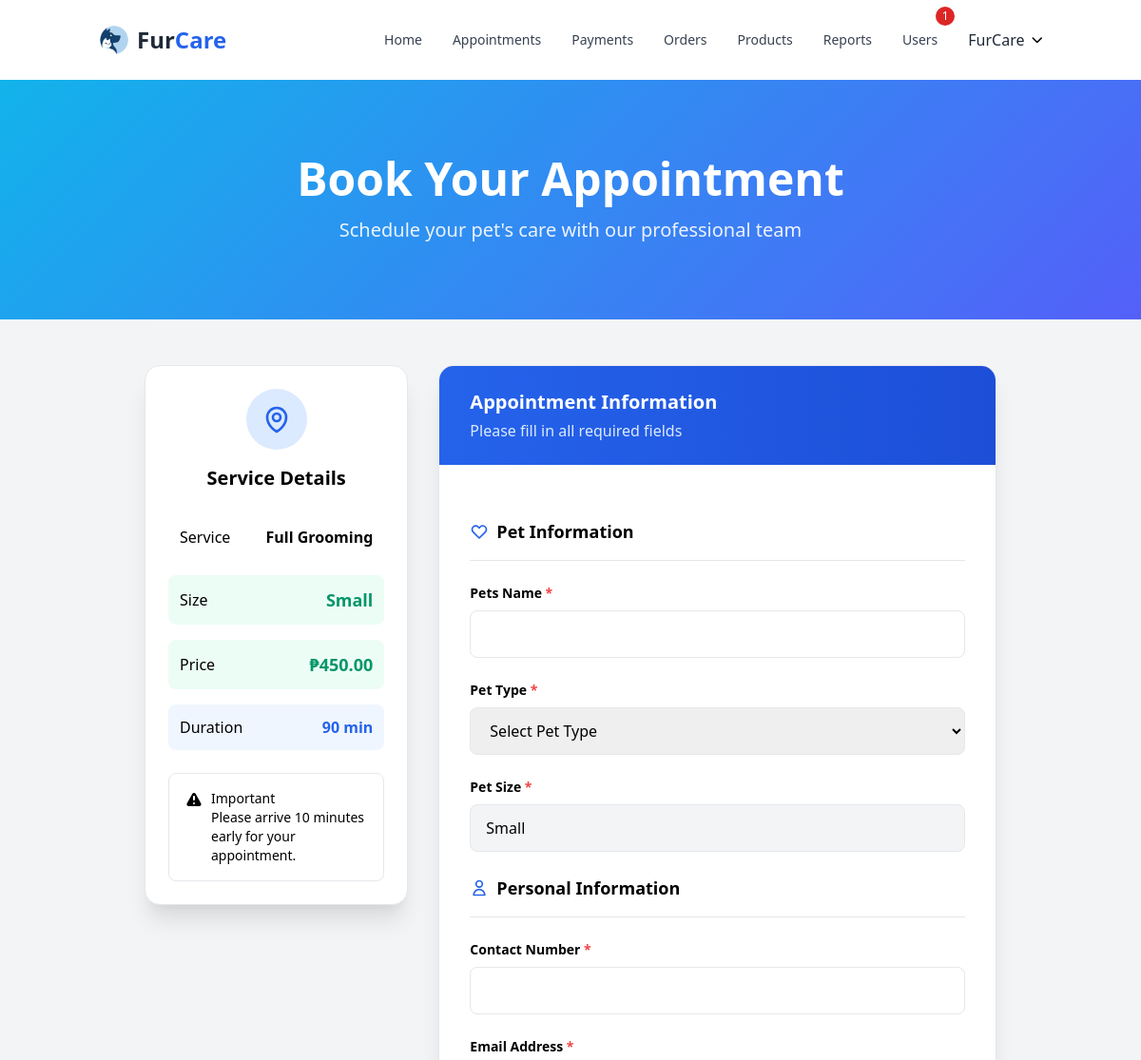
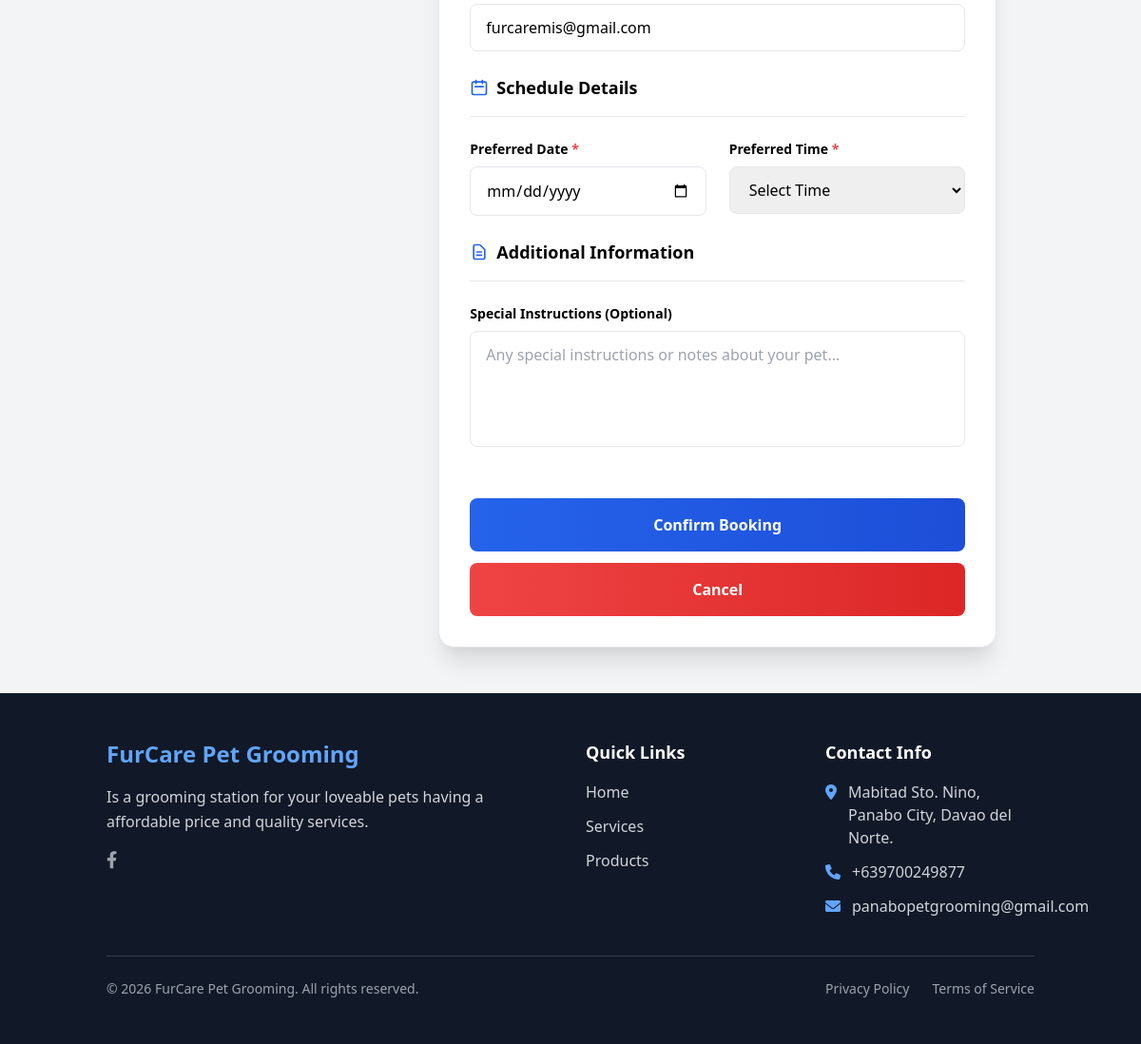
Screenshot of /public/book-appointment.php?service_id=1 (signed in) with the database file from the repository (2 pictures, top to bottom).
### tables this page shows
CREATE TABLE `users` (
  `id` int(11) NOT NULL,
  `first_name` varchar(50) NOT NULL,
  `last_name` varchar(50) NOT NULL,
  `email` varchar(100) NOT NULL,
  `password` varchar(255) NOT NULL,
  `phone` varchar(20) DEFAULT NULL,
  `address` text DEFAULT NULL,
  `is_admin` tinyint(1) DEFAULT 0,
  `is_verified` tinyint(1) DEFAULT 0,
  `is_approved` tinyint(1) NOT NULL DEFAULT 0,
  `verification_code` varchar(100) DEFAULT NULL,
  `reset_token` varchar(100) DEFAULT NULL,
  `reset_token_expires` datetime DEFAULT NULL,
  `created_at` timestamp NOT NULL DEFAULT current_timestamp(),
  `updated_at` timestamp NOT NULL DEFAULT current_timestamp() ON UPDATE current_timestamp(),
  `remember_token` varchar(100) DEFAULT NULL,
  `remember_token_expires` datetime DEFAULT NULL
);

CREATE TABLE `services` (
  `id` int(11) NOT NULL,
  `name` varchar(100) NOT NULL,
  `size` varchar(20) DEFAULT NULL,
  `description` text DEFAULT NULL,
  `price` decimal(10,2) NOT NULL,
  `duration` int(11) NOT NULL COMMENT 'Duration in minutes',
  `created_at` timestamp NOT NULL DEFAULT current_timestamp(),
  `updated_at` timestamp NOT NULL DEFAULT current_timestamp() ON UPDATE current_timestamp()
);

### public/book-appointment.php (the view, shortened to what the rows shown need)
<?php
if (!isset($_GET['service_id']) || !$service = getServiceById($_GET['service_id'])) {
    header('Location: services.php');
    exit();
}
$allServices = getAllServices();
$user = getUser();
?>
<?php require_once '../includes/header.php'; ?>
<div style="background: linear-gradient(135deg, #12B3EB 0%, #5460F9 100%);" class="py-16">
    <div class="container mx-auto px-4 text-center">
        <div class="max-w-6xl py-4 mx-auto">
            <h1 class="text-5xl font-bold text-white mb-4">Book Your Appointment</h1>
        </div>
    </div>
</div>
<div class="min-h-screen bg-gradient-to-br from-slate-50 to-blue-50 py-12">
    <div class="container mx-auto px-4">
        <div class="max-w-4xl mx-auto">
            <div class="grid lg:grid-cols-3 gap-8">
                <div class="lg:col-span-1">
                    <div class="bg-white rounded-2xl shadow-xl p-6 border border-slate-200 sticky top-8">
                        <div class="text-center mb-6">
                            <h2 class="text-xl font-bold text-slate-800 mb-2">Service Details</h2>
                        </div>
                        <div class="space-y-4">
                            <div class="flex items-center justify-between p-3 bg-slate-50 rounded-lg">
                                <span class="text-slate-600 font-medium">Service</span>
                                <span class="text-slate-800 font-semibold"><?php echo $service['name']; ?></span>
                            </div>
                            <div class="flex items-center justify-between p-3 bg-green-50 rounded-lg">
                                <span class="text-slate-600 font-medium">Size</span>
                                <span class="text-green-600 font-bold text-lg"><?php echo $service['size']; ?></span>
                            </div>
                            <div class="flex items-center justify-between p-3 bg-green-50 rounded-lg">
                                <span class="text-slate-600 font-medium">Price</span>
                                <span
                                    class="text-green-600 font-bold text-lg">₱<?php echo number_format($service['price'], 2); ?></span>
                            </div>
                            <div class="flex items-center justify-between p-3 bg-blue-50 rounded-lg">
                                <span class="text-slate-600 font-medium">Duration</span>
                                <span class="text-blue-600 font-semibold"><?php echo $service['duration']; ?> min</span>
                            </div>
                        </div>
                    </div>
                </div>
                <div class="lg:col-span-2">
                    <div class="bg-white rounded-2xl shadow-xl border border-slate-200 overflow-hidden">
                        <div class="p-8">
                            <form action="../php/appointments/book-appointment.php" method="POST" class="space-y-6">
                                <div class="space-y-6">
                                    <div class="space-y-2">
                                        <label for="pet_size" class="block text-slate-700 font-semibold text-sm">
                                            Pet Size <span class="text-red-500">*</span>
                                        </label>
                                        <input type="text" id="pet_size_display"
                                            value="<?php echo htmlspecialchars($service['size']); ?>" readonly
                                            class="w-full px-4 py-3 border border-slate-300 rounded-lg bg-gray-100 cursor-not-allowed">
                                    </div>
                                </div>
                                <div class="space-y-6">
                                    <div class="space-y-2">
                                        <label for="email" class="block text-slate-700 font-semibold text-sm">
                                            Email Address <span class="text-red-500">*</span>
                                        </label>
                                        <input type="email" id="email" name="email" required
                                            class="w-full px-4 py-3 border border-slate-300 rounded-lg focus:outline-none focus:ring-2 focus:ring-blue-500 focus:border-transparent transition-all duration-200 bg-slate-50 focus:bg-white"
                                            value="<?php echo $user['email']; ?>">
                                    </div>
                                </div>
                            </form>
                        </div>
                    </div>
                </div>
            </div>
        </div>
    </div>
</div>
<?php require_once '../includes/footer.php'; ?>

### includes/nav.php (shortened to what the rows shown need)
<?php
$current_page = basename($_SERVER['PHP_SELF']);
?>
<nav class="bg-white shadow-lg">
    <div class="container mx-auto px-4">
        <div class="flex justify-between items-center py-4">
            <div class="hidden md:flex items-center space-x-8">
                <?php if (isLoggedIn() && isAdmin()): ?>
                    <div class="hidden md:flex items-center space-x-8">
                        <a href="../admin/index.php"
                            class="text-sm font-medium <?= ($current_page == 'index.php') ? 'text-blue-600 border-b-2 border-blue-600 pb-4' : 'text-gray-700' ?> hover:text-blue-600 transition duration-300 py-4">
                            Home
                        </a>
                        <a href="../admin/appointments.php"
                            class="text-sm font-medium <?= ($current_page == 'appointments.php') ? 'text-blue-600 border-b-2 border-blue-600 pb-4' : 'text-gray-700' ?> hover:text-blue-600 transition duration-300 py-4 relative">
                            Appointments
                        </a>
                        <a href="../admin/payment-review.php"
                            class="text-sm font-medium <?= ($current_page == 'payment-review.php') ? 'text-blue-600 border-b-2 border-blue-600 pb-4' : 'text-gray-700' ?> hover:text-blue-600 transition duration-300 py-4 relative">
                            Payments
                        </a>
                        <a href="../admin/orders.php"
                            class="text-sm font-medium <?= ($current_page == 'orders.php') ? 'text-blue-600 border-b-2 border-blue-600 pb-4' : 'text-gray-700' ?> hover:text-blue-600 transition duration-300 py-4">
                            Orders
                        </a>
                        <a href="../admin/products.php"
                            class="text-sm font-medium <?= ($current_page == 'products.php') ? 'text-blue-600 border-b-2 border-blue-600 pb-4' : 'text-gray-700' ?> hover:text-blue-600 transition duration-300 py-4">
                            Products
                        </a>
                        <a href="../admin/reports.php"
                            class="text-sm font-medium <?= ($current_page == 'reports.php') ? 'text-blue-600 border-b-2 border-blue-600 pb-4' : 'text-gray-700' ?> hover:text-blue-600 transition duration-300 py-4">
                            Reports
                        </a>
                        <a href="../admin/manage-registrations.php"
                            class="text-sm font-medium <?= ($current_page == 'manage-registrations.php') ? 'text-blue-600 border-b-2 border-blue-600 pb-4' : 'text-gray-700' ?> hover:text-blue-600 transition duration-300 py-4 relative">
                            Users
                            <?php
                            $stmt = $pdo->prepare("SELECT COUNT(*) as pending_count FROM users WHERE is_approved = 0");
                            $stmt->execute();
                            $result = $stmt->fetch(PDO::FETCH_ASSOC);
                            $pending_reg_count = $result['pending_count'] ?? 0;
                            if ($pending_reg_count > 0): ?>
                                <span
                                    class="absolute -top-1 -right-2 bg-red-600 text-white text-xs rounded-full h-5 w-5 flex items-center justify-center font-medium transform translate-x-1/2 -translate-y-1/4">
                                    <?= $pending_reg_count ?>
                                </span>
                            <?php endif; ?>
                        </a>
                    </div>
                    <div class="relative group">
                        <button class="flex items-center space-x-2 focus:outline-none">
                            <span class="text-gray-800 text-md font-medium"><?php echo getUser()['first_name']; ?></span>
                            <i class="fas fa-chevron-down text-xs"></i>
                        </button>
                    </div>
                <?php endif; ?>
            </div>
        </div>
    </div>
</nav>

### rows the page displays
users: first_name "FurCare", email "furcaremis@gmail.com"
services: name "Full Grooming", size "Small", price "450.00", duration "90"

### other values shown
$pending_reg_count "1"
